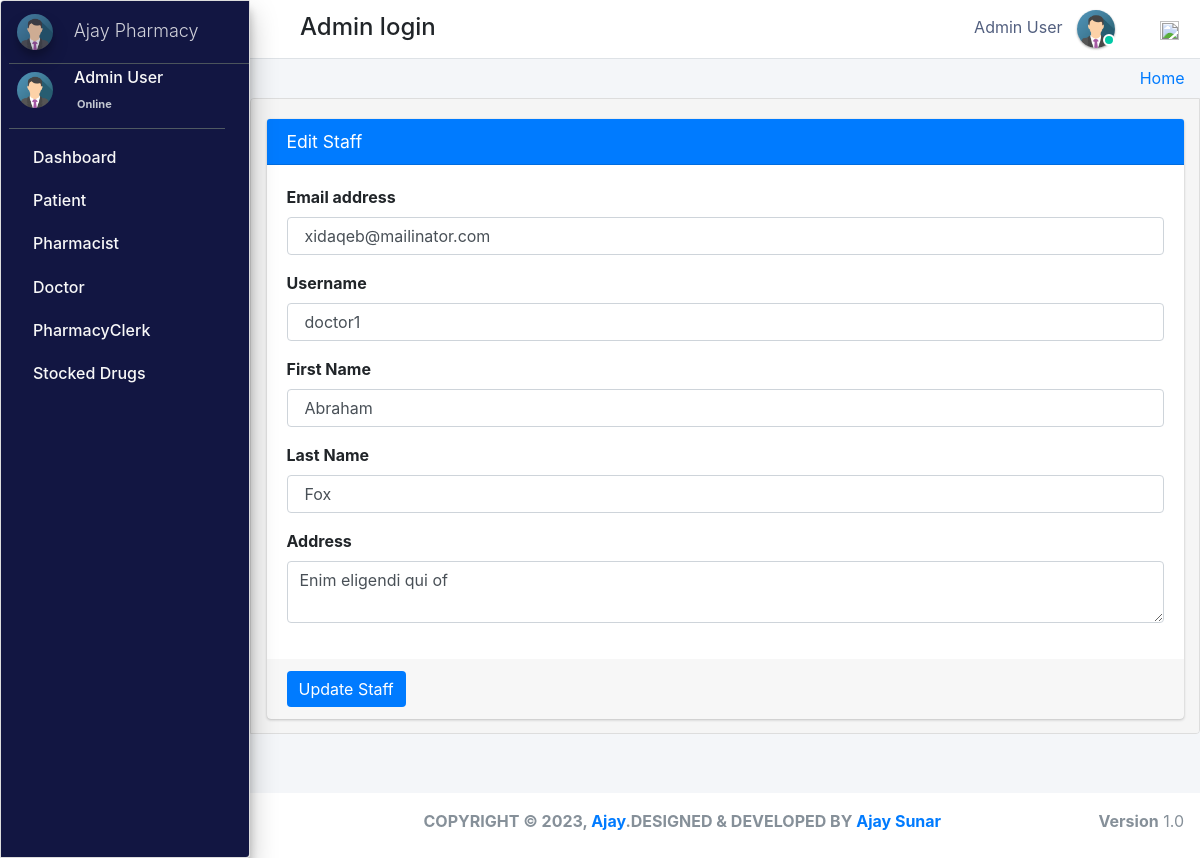
Page /admin_user/edit_doctor/4/ (signed in) on the committed database.
### pharmacy/models.py (models this page shows, shortened)
class CustomUser(AbstractUser):
    user_type_data = ((1, "AdminHOD"), (2, "Pharmacist"), (3, "Doctor"), (4, "PharmacyClerk"),(5, "Patients"))
    user_type = models.CharField(default=1, choices=user_type_data, max_length=10)

class AdminHOD(models.Model):
    gender_category=(
        ('Male','Male'),
        ('Female','Female'),
    )
    admin = models.OneToOneField(CustomUser,null=True, on_delete = models.CASCADE)
    emp_no= models.CharField(max_length=100,null=True,blank=True)
    gender=models.CharField(max_length=100,null=True,choices=gender_category)
    mobile=models.CharField(max_length=10,null=True,blank=True)
    address=models.CharField(max_length=300,null=True,blank=True)
    profile_pic=models.ImageField(default="admin.png",null=True,blank=True)
    created_at = models.DateTimeField(auto_now_add=True)
    updated_at = models.DateTimeField(auto_now=True)
    date_employed=models.DateTimeField(auto_now_add=True, auto_now=False)
    objects = models.Manager()

class Doctor(models.Model):
    gender_category=(
        ('Male','Male'),
        ('Female','Female'),
    )
    admin = models.OneToOneField(CustomUser,null=True, on_delete = models.CASCADE)
    emp_no=models.CharField(max_length=100,null=True,blank=True)
    age= models.IntegerField(default='0', blank=True, null=True)
    gender=models.CharField(max_length=100,null=True,choices=gender_category)
    mobile=models.CharField(max_length=10,null=True,blank=True)
    address=models.CharField(max_length=300,null=True,blank=True)
    profile_pic=models.ImageField(default="doctor.png",null=True,blank=True)
    created_at = models.DateTimeField(auto_now_add=True)
    updated_at = models.DateTimeField(auto_now=True)
    objects = models.Manager()

### pharmacy/HODViews.py (the view, shortened to what this page needs)
# urls.py: path('admin_user/edit_doctor/<doctor_id>/', HODViews.editDoctor, name="edit_doctor"),
def editDoctor(request,doctor_id):
    staff = Doctor.objects.get(admin=doctor_id)
    context = {
        "staff": staff,
        "title":"Edit Doctor"
    }
    return render(request, "hod_templates/edit_doctor.html", context)

### pharmacy/LoginCheckMiddleWare.py (called while the page is built, shortened)
    def process_view(self, request, view_func, view_args, view_kwargs):
        modulename = view_func.__module__
        user = request.user
        if user.is_authenticated:
            if user.user_type == "1":
                if modulename == "pharmacy.HODViews":
                    pass
                elif modulename == "":
                    pass
                elif modulename == "pharmacy.views" or modulename == "django.views.static":
                    pass
                else:
                    pass
            else:
                return redirect("login")
        else:
            if request.path == reverse("login"):
                pass
            else:
                return redirect("login")

### pharmacy/templates/hod_templates/edit_doctor.html (shortened to what this page needs)
{% extends 'hod_templates/base_template.html'%} {% block main_content %}
<section class="content">
    <div class="container-fluid">
        <div class="row">
            <div class="col-md-12">
                <div class="card card-primary">
                    <div class="card-header">
                        <h3 class="card-title">Edit Staff</h3>
                    </div>
                    <form role="form" method="POST" action="">
                        <div class="card-body">
                            <div class="form-group">
                                <label>Email address</label>
                                <input type="email" class="form-control" name="email" value="{{ staff.admin.email }}">
                            </div>
                            <div class="form-group">
                                <label>Username</label>
                                <input type="text" class="form-control" name="username" value="{{ staff.admin.username }}">
                            </div>
                            <div class="form-group">
                                <label>First Name</label>
                                <input type="text" class="form-control" name="first_name" value="{{ staff.admin.first_name }}">
                            </div>
                            <div class="form-group">
                                <label>Last Name</label>
                                <input type="text" class="form-control" name="last_name" value="{{ staff.admin.last_name }}">
                            </div>
                            <div class="form-group">
                                <label>Address</label>
                                <textarea class="form-control" name="address">{{ staff.address }}</textarea>
                            </div>
                        </div>
                        <div class="card-footer">
                            <button type="submit" class="btn btn-primary">Update Staff</button>
                        </div>
                    </form>
                </div>
            </div>
        </div>
    </div>
</section>
{% endblock %}

### pharmacy/templates/hod_templates/base_template.html (shortened to what this page needs)
{% extends 'base_file.html' %} {% block htm %}
<body class="hold-transition sidebar-mini layout-fixed">
    <div class="wrapper">
        <nav class="main-header navbar navbar-expand navbar-white navbar-light">
            <ul class="navbar-nav">
                <li class="nav-item">
                    <a class="nav-link" data-widget="pushmenu" href="#" role="button"></a>
                </li>
            </ul>
            <h4 style="margin-left: 10px; margin-top: 5px;">Admin login </h4>
            <ul class="navbar-nav ml-auto">
                <li class="mx-3">
                    <a href="#" class="sm-submenu-with-image a">
                        <span>{{user.first_name}}  {{user.last_name}}</span>
                        <img src="{{request.user.adminhod.profile_pic.url}}" class="img-circle elevation-1" width="38" height="38" alt="">
                        <span class="avatar-status avatar-sm-status avatar-status-success"></span>
                    </a>
                </li>
                <li class="nav-item dropdown ml-3 low">
                    <a href="#" class="btn btn-outlined btn-black text-muted bg-transparent " data-toggle="dropdown" aria-expanded="false" data-wow-delay="0.7s"><img src="https://img.icons8.com/ios/50/000000/settings.png" width="19" height="19">
                    </a>
                </li>
            </ul>
        </nav>
        {% include 'hod_templates/sidebar.html'%}
        <div class="content-wrapper">
            <div class="content-header">
                <div class="container-fluid">
                    <div class="row ">
                        <div class="col-sm-6">
                        </div>
                        <div class="col-sm-6 ">
                            <ol class="breadcrumb float-sm-right">
                                <li class="breadcrumb-item"><a href="">Home</a></li>
                            </ol>
                        </div>
                    </div>
                </div>
            </div>
            {% block main_content %} {% endblock main_content %}
        </div>
        {% include 'hod_templates/footer.html'%}
    </div>
    {% endblock htm %}

### pharmacy/templates/hod_templates/sidebar.html (shortened to what this page needs)
<aside class="main-sidebar sidebar-dark-primary elevation-4">
    <a href="" class="brand-link ml-2">
        <img src="{{request.user.adminhod.profile_pic.url}}" alt="" width="36" height="36" class=" img-circle elevation-3" style="opacity: .8">
        <span class="brand-text font-weight-light mt-1 ml-3 mmust">Ajay  Pharmacy</span>
    </a>
    <div class="sidebar">
        <div class="user-panel mr-3">
            <div class="pull-left image sm-submenu-with-image a ml-2 ">
                <img src="{{request.user.adminhod.profile_pic.url}}" class="img-circle mt-2" width="36" height="36" alt="User Image">
            </div>
            <div class="pull-left info">
                <p>{{user.first_name}} {{user.last_name}}</p>
                <a href="#"> Online</a>
            </div>
        </div>
        <nav class="mt-2">
            <ul class="nav nav-pills nav-sidebar flex-column" data-widget="treeview" role="menu" data-accordion="false">
                <li class="nav-item">
                    <a href="{% url  'admin_dashboard' %}" class="nav-link">
                        <p>
                            Dashboard
                        </p>
                    </a>
                </li>
                <li class="nav-item">
                    <a href="#" class="nav-link">
                        <p>
                            Patient
                        </p>
                    </a>
                </li>
                <li class="nav-item">
                    <a href="#" class="nav-link">
                        <p>
                            Pharmacist
                        </p>
                    </a>
                </li>
                <li class="nav-item">
                    <a href="#" class="nav-link">
                        <p>
                            Doctor
                        </p>
                    </a>
                </li>
                <li class="nav-item">
                    <a href="#" class="nav-link">
                        <p>
                            PharmacyClerk
                        </p>
                    </a>
                </li>
                <li class="nav-item">
                    <a href="#" class="nav-link">
                        <p>
                            Stocked Drugs
                        </p>
                    </a>
                </li>
            </ul>
        </nav>
    </div>
</aside>

### static/css/main.css (style rules this page uses)
html { font-family: sans-serif; line-height: 1.15; -webkit-text-size-adjust: 100%; -webkit-tap-highlight-color: transparent; }
body { overflow-y: hidden; overflow-x: hidden; font-family: -apple-system, BlinkMacSystemFont, "Segoe UI", Roboto, "Helvetica Neue", Arial, "Noto Sans", sans-serif, "Apple Color Emoji", "Segoe UI Emoji", "Segoe UI Symbol", "Noto Color Emoji" !important; }
.content { background-color: #f5f5f5; border: 1px solid #dddddd; border-radius: 4px 0px 4px 0px; left: -1px; padding: 10px 7px 5px; }
.main-sidebar { background: #ffffff; border: 1px solid #dddddd; border-radius: 4px 0px 4px 0px; font-weight: bold; }
.content { height: 75vh; overflow-y: scroll; overflow-x: hidden; }
.content .row { margin-top: 20px !important; }
.main-sidebar { background-color: #121642 !important; color: white !important; }
.main-sidebar p { color: #f8f8f8 !important; font-weight: 500 !important }
.btn-primary { outline: none !important; border: none !important; }
.avatar-status { position: absolute; bottom: 12px; right: 75.4px; display: -ms-inline-flexbox; display: inline-flex; -ms-flex-negative: 0; flex-shrink: 0; -ms-flex-pack: center; justify-content: center; -ms-flex-align: center; align-items: center; white-space: nowrap; text-align: center; vertical-align: baseline; font-weight: 600; border: .125rem solid #fff; width: 12px; height: 12px; line-height: 1; font-size: .71094rem; border-radius: 50%; }
.avatar-status-success { color: #fff; background-color: #00c9a7; }
.pull-left { float: left; }
.pull-left { float: left!important; }
.user-panel>.info { padding: 5px 5px 5px 15px; line-height: 1; position: absolute; left: 55px; }
.user-panel>.info>p { font-weight: 600; margin-bottom: 9px; }
p { margin: 0 0 10px; }
.user-panel { padding-bottom: 20px; }
.user-panel:after { clear: both; }
.user-panel:before, .user-panel:after { content: " "; display: table; }
.user-panel>.info>a { text-decoration: none; padding-right: 5px; margin-top: 3px; font-size: 11px; overflow: hidden; white-space: nowrap; }
.mmust { overflow: hidden; white-space: nowrap; font-size: 18px; }
.container-fluid { width: 100%; padding-right: 15px; padding-left: 15px; margin-right: auto; margin-left: auto; }
.row { display: flex; flex-wrap: wrap; margin-right: -15px; margin-left: -15px; }
input { text-indent: 5px !important; }
input::placeholder { text-indent: 5px !important; }
.img-circle { border-radius: 50%; }
.content-wrapper .content-header { padding: 5px 0.5rem !important; }

### static/css/profile.css (style rules this page uses)
li { list-style-type: none ! }
.form-control { font-size: .875rem; }
.navbar-nav span { color: #525f7f !important; margin-right: 10px !important; }
body { font-family: 'Rubik', sans-serif; height: 100% !important; }
input { text-indent: 5px !important; }
input::placeholder { text-indent: 5px !important; }

### rows in the picture
CustomUser: first_name "Admin", last_name "User", user.adminhod.profile_pic (picture)
Doctor: email "xidaqeb@mailinator.com", username "doctor1", first_name "Abraham", last_name "Fox", address "Enim eligendi qui of"
